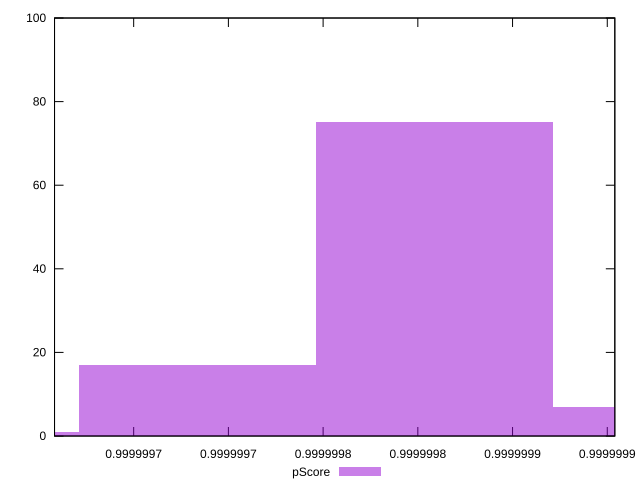

This chart was generated by the following gnuplot code:
reset

$pScore <<EOF
0.9999998089757003 75
0.9999996838197486 17
0.999999934131652 7
0.9999995586637969 1
EOF

set key outside below
set boxwidth 1.2515595172680207e-7
set xrange [0.9999996082209629:0.9999999039870624]
set yrange [0:100]
set trange [0:100]
set style fill transparent solid 0.5 noborder
set terminal svg size 640, 490 enhanced background rgb 'white'
set output "reports/report_00031_2021-02-24T23-18-18.084Z/bootup-time/samples/card/pScore/histogram.svg"

plot $pScore title "pScore" with boxes

reset
